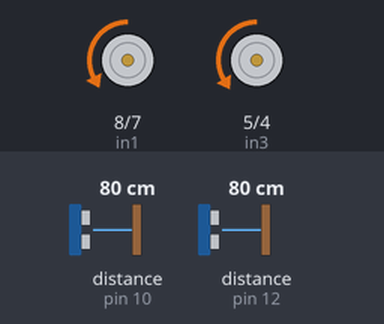
The sketch below on a simulated Arduino Uno, built with avr-gcc and run on an emulated ATmega328P. Shown: motor-driver pin pairs drawn as motors (green arrow = first pin HIGH = forward, orange = second pin HIGH = backward, longer = more drive, scaled by the enable pin). Wiring (inferred from the names in the program): ultrasonic range finder: trigger pin 11; echo pin 10. Inputs (shaded band) come from the test bench; at power-on: distance to the obstacle (sensors on pin 10, pin 12) 80 cm. The echo pulse lasts 58.3 µs per cm.

Above: at 4.1 s.
4.2 s: distance to the obstacle (sensor on pin 10) set to 13 cm
5.7 s: distance to the obstacle (sensor on pin 10) set to 10 cm
At 6.5 s:
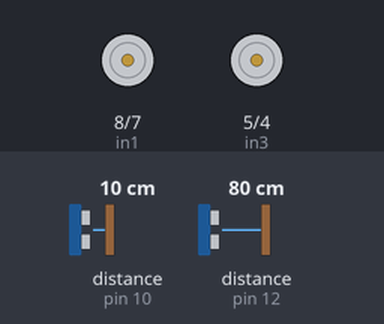
At 10.6 s:
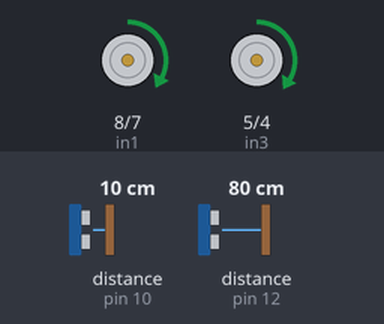
Timing chart, 0 to 12.1 s (numbered marks = the images above; inputs shaded):
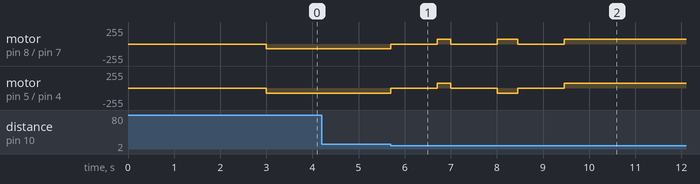

The sketch:

code.ino
```cpp
//Ulra Sonic Pins (3 ultra sonic sensors)
//Back sensor
#define trigPin1 13
#define echoPin1 12
//Right sensor
#define trigPin2 11
#define echoPin2 10
//Front sensor
#define trigPin3 2
#define echoPin3 6
// Motors Speed
#define S 75


// Motor A

#define enA 9
#define in1  8
#define in2  7

// Motor B

#define enB 3
#define in3  5
#define in4 4
//parking space
int space=0;
//Move Functions Prototype
void Stop();
void MoveForward();
void MoveLeft();
void MoveBack();
void MoveRight();
//ultra Sonic Function prototype
int UFun(int triger,int echo);
//functions prototypes
void Park();
int Check();

void setup() {
//ultra sonic pins
  pinMode(trigPin1,OUTPUT);
  pinMode(echoPin1,INPUT);
  pinMode(trigPin2,OUTPUT);
  pinMode(echoPin2,INPUT);
  pinMode(trigPin3,OUTPUT);
  pinMode(echoPin3,INPUT);

// Set all the motor control pins to outputs

  pinMode(enA, OUTPUT);
  pinMode(enB, OUTPUT);
  pinMode(in1, OUTPUT);
  pinMode(in2, OUTPUT);
  pinMode(in3, OUTPUT);
  pinMode(in4, OUTPUT);
}

void loop() {

 delay(3000);
 MoveForward();
 delay(300);

 if (Check()==1&& space>27)
 {//space is measured by trial and error to check the right value ,it's varied by the speed
  space=0;
  Stop();
  delay(1000);
  Park();
  exit(0);
 }
 else {
   if(UFun(trigPin1,echoPin1)>4&&UFun(trigPin3,echoPin3)>4){
     MoveForward();
    }
   else{
     Stop();
    }
 }
}
void Park(){//Parking algorithm
  MoveBack();
  delay(300);
  Stop();
  delay(1000);
  MoveLeft();
  delay(450);
  Stop();
  delay(1000);
  while(UFun(trigPin1,echoPin1)>10){
  MoveBack();
  }
  Stop();
  delay(1000);
  MoveRight();
  delay(350);
  Stop();
  delay(400);
  MoveForward();
  delay(500);
  Stop();
  delay(1000);
 //the delay after each instruction varies depending on our car speed

}
int Check(){//Chicking the sutable parking space for the car width
  int Flag =0;
  while(UFun(trigPin2,echoPin2)>10){
    MoveForward();
    space++;
    Flag =1;
  }
  return Flag;
}
 int UFun(int triger , int echo){//ultrasonic reading
   long duration ;
   int distance;
        digitalWrite(triger,LOW);
        delayMicroseconds(2);
        digitalWrite(triger, HIGH);
        delayMicroseconds(10);
        digitalWrite(triger,LOW);

        duration = pulseIn(echo,HIGH);
        distance = duration * 0.0343 / 2 ; // 331.5 m/s ===> 0 C.....331.5 +0.6*temp....343.5*100/1000000=.03435cm/us
  return distance;

  }
void MoveBack(){
  // Turn on motor A

        digitalWrite(in1, HIGH);
        digitalWrite(in2, LOW);

        // Set speed to 200 out of possible range 0~255

        analogWrite(enA, S-3);

        // Turn on motor B

        digitalWrite(in3, HIGH);
        digitalWrite(in4, LOW);

        // Set speed to 200 out of possible range 0~255

       analogWrite(enB, S);


  }
void MoveRight(){

  // Turn on motor A

  digitalWrite(in1, LOW);
  digitalWrite(in2, HIGH);

  // Set speed to 200 out of possible range 0~255

  analogWrite(enA, S-3);

  // Turn on motor B

  digitalWrite(in3, HIGH);
  digitalWrite(in4, LOW);

  // Set speed to 200 out of possible range 0~255

  analogWrite(enB, S);


  }
void MoveLeft(){

    // Turn on motor A

  digitalWrite(in1, HIGH);
  digitalWrite(in2, LOW);

  // Set speed to 200 out of possible range 0~255

  analogWrite(enA, S-3);

  // Turn on motor B

  digitalWrite(in3, LOW);
  digitalWrite(in4, HIGH);

  // Set speed to 200 out of possible range 0~255

  analogWrite(enB, S);


     }
void Stop(){
  // Now turn off motors

  digitalWrite(in1, LOW);
  digitalWrite(in2, LOW);
  digitalWrite(in3, LOW);
  digitalWrite(in4, LOW);

  }
void MoveForward() {
    // Turn on motor A

  digitalWrite(in1, LOW);
  digitalWrite(in2, HIGH);

  // Set speed to 200 out of possible range 0~255

  analogWrite(enA, S-3);

  // Turn on motor B

  digitalWrite(in3, LOW);
  digitalWrite(in4, HIGH);

  // Set speed to 200 out of possible range 0~255

  analogWrite(enB, S);


}
```

Measured:
- the behaviour switches between 12 and 11 cm on distance to the obstacle (sensor on pin 10) (found by bisection; images 0 and 1)
- after the input at 4.2 s, every drawn part: stays the same
